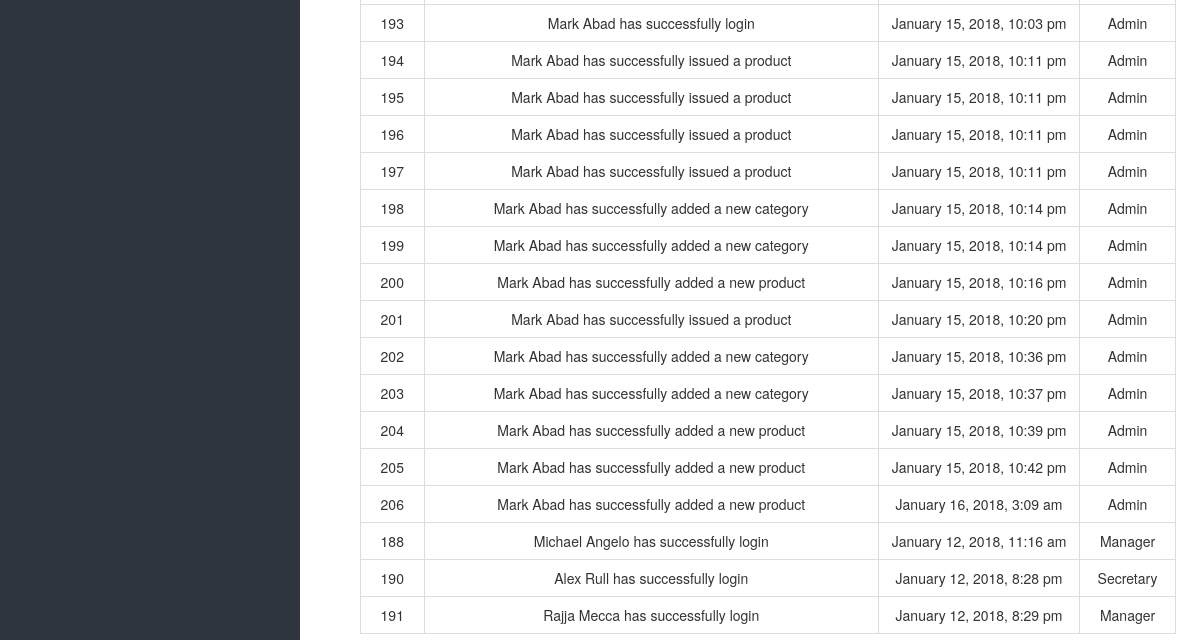
Before: /log_Activity.php (signed in, lower part) with the older database file.
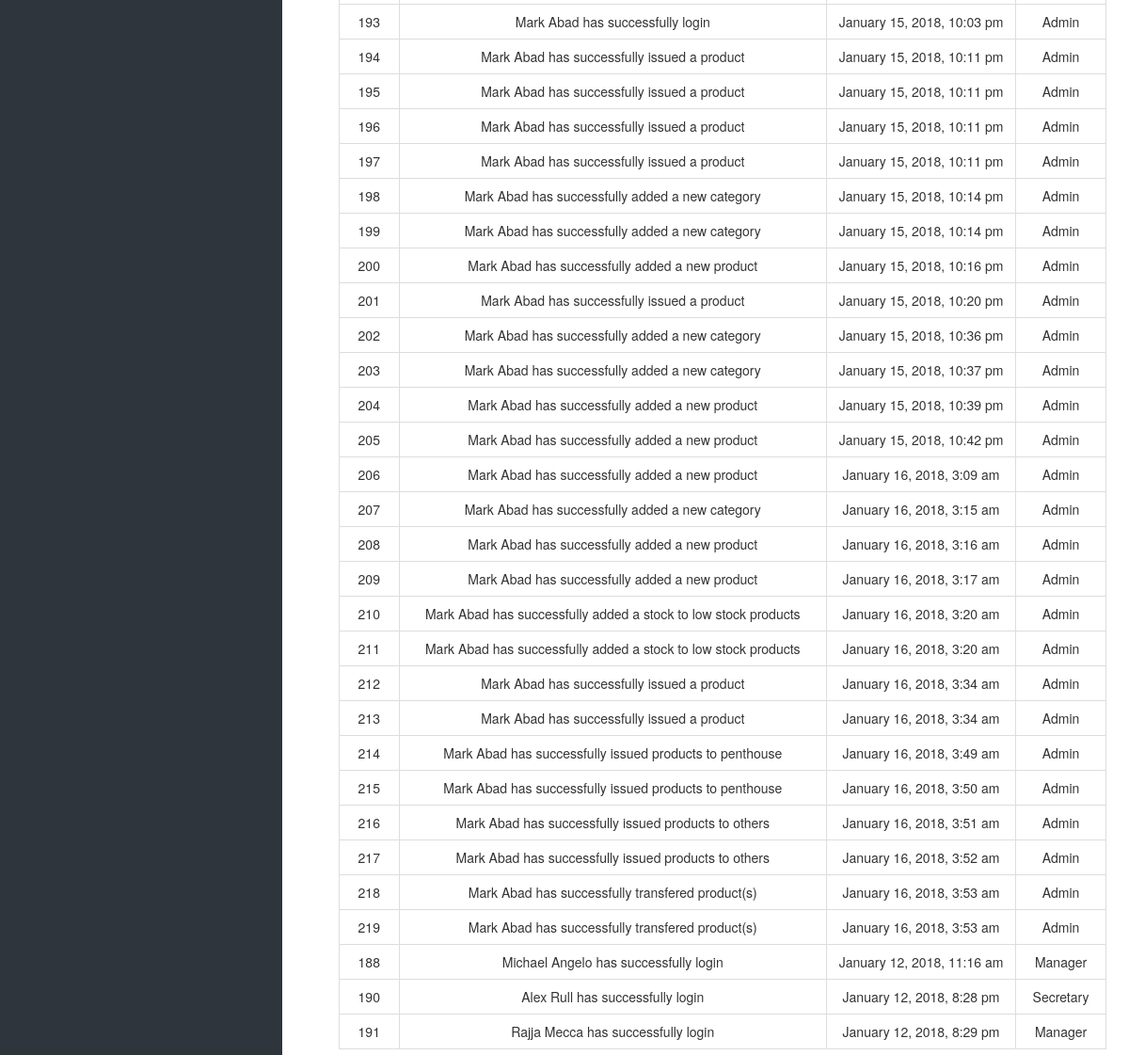
After: the same page with the newer database file.
### tables this page shows
CREATE TABLE IF NOT EXISTS `logs` (
  `logs_id` int(15) NOT NULL AUTO_INCREMENT,
  `issue_acnt` varchar(20) NOT NULL,
  `act_type` varchar(30) NOT NULL,
  `date_time` varchar(30) NOT NULL,
  `related_id` int(15) DEFAULT NULL,
  `remarks` varchar(65) NOT NULL,
  PRIMARY KEY (`logs_id`),
  KEY `acc_id_idx` (`issue_acnt`)
);

CREATE TABLE IF NOT EXISTS `accounts` (
  `acc_id` int(12) NOT NULL AUTO_INCREMENT,
  `username` varchar(15) NOT NULL,
  `first_name` varchar(20) NOT NULL,
  `last_name` varchar(20) NOT NULL,
  `password` varchar(128) NOT NULL,
  `email` varchar(50) NOT NULL,
  `contact_no` varchar(20) NOT NULL,
  `status` varchar(10) NOT NULL DEFAULT 'Disabled',
  `branch` varchar(50) DEFAULT NULL,
  `acctype` varchar(45) DEFAULT NULL,
  `security_key` varchar(45) DEFAULT NULL,
  PRIMARY KEY (`acc_id`)
);

### log_Activity.php (the view, shortened to what this page needs)
<!DOCTYPE html>
<html lang="en">
<head>
    <?php include('fragments/config.php') ?>
    <link rel="stylesheet" href="https://maxcdn.bootstrapcdn.com/bootstrap/3.3.7/css/bootstrap.min.css">
    <link href="src/css/datatables.css" rel="stylesheet">
    <link href="//maxcdn.bootstrapcdn.com/font-awesome/4.2.0/css/font-awesome.min.css" rel="stylesheet">
    <link href="src/css/sidebar.css" rel="stylesheet">
    <link href="src/css/custom.css" rel="stylesheet">
</head>
<body>
    <div class="nav-side-menu">
    </div>
    <div id="page-content-wrapper">
        <div class="containers">
            <?php
							$retrieve = ("SELECT * FROM logs INNER JOIN accounts ON logs.issue_acnt = accounts.username");
							$results = mysqli_query($db, $retrieve);
						?>
                <table id="datatables" class="table table-hover table-bordered dataTable" cellspacing="0" width="100%" role="grid" aria-describedby="myTable_info" style="width: 100%;">
                    <tbod y>
                        <?php
							foreach ($results as $data):
						?>
                            <tr>
								<td data-title="logs_id">
									<?php echo $data["logs_id"];?>
                                </td>
                                <td data-title="name">
									<?php echo $data["first_name"]." ".$data["last_name"]." ".$data["remarks"];  ?>
                                </td>
                                <td data-title="date_time">
                                    <?php echo $data["date_time"]; ?>
                                </td>
								<td data-title="cno">
                                    <?php echo $data["acctype"]; ?>
                                </td>
                            </tr>
                            <?php
							endforeach;
						?>
                </table>
        </div>
    </div>
</body>
</html>

Changed rows visible on the page:
added logs: logs_id "207", accounts.first_name "Mark", accounts.last_name "Abad", remarks "has successfully added a new category", date_time "January 16, 2018, 3:15 am", accounts.acctype "Admin"
added logs: logs_id "208", accounts.first_name "Mark", accounts.last_name "Abad", remarks "has successfully added a new product", date_time "January 16, 2018, 3:16 am", accounts.acctype "Admin"
added logs: logs_id "209", accounts.first_name "Mark", accounts.last_name "Abad", remarks "has successfully added a new product", date_time "January 16, 2018, 3:17 am", accounts.acctype "Admin"
added logs: logs_id "210", accounts.first_name "Mark", accounts.last_name "Abad", remarks "has successfully added a stock to low stock products", date_time "January 16, 2018, 3:20 am", accounts.acctype "Admin"
added logs: logs_id "211", accounts.first_name "Mark", accounts.last_name "Abad", remarks "has successfully added a stock to low stock products", date_time "January 16, 2018, 3:20 am", accounts.acctype "Admin"
added logs: logs_id "212", accounts.first_name "Mark", accounts.last_name "Abad", remarks "has successfully issued a product", date_time "January 16, 2018, 3:34 am", accounts.acctype "Admin"
added logs: logs_id "213", accounts.first_name "Mark", accounts.last_name "Abad", remarks "has successfully issued a product", date_time "January 16, 2018, 3:34 am", accounts.acctype "Admin"
added logs: logs_id "214", accounts.first_name "Mark", accounts.last_name "Abad", remarks "has successfully issued products to penthouse", date_time "January 16, 2018, 3:49 am", accounts.acctype "Admin"
added logs: logs_id "215", accounts.first_name "Mark", accounts.last_name "Abad", remarks "has successfully issued products to penthouse", date_time "January 16, 2018, 3:50 am", accounts.acctype "Admin"
added logs: logs_id "216", accounts.first_name "Mark", accounts.last_name "Abad", remarks "has successfully issued products to others", date_time "January 16, 2018, 3:51 am", accounts.acctype "Admin"
added logs: logs_id "217", accounts.first_name "Mark", accounts.last_name "Abad", remarks "has successfully issued products to others", date_time "January 16, 2018, 3:52 am", accounts.acctype "Admin"
added logs: logs_id "218", accounts.first_name "Mark", accounts.last_name "Abad", remarks "has successfully transfered product(s)", date_time "January 16, 2018, 3:53 am", accounts.acctype "Admin"
added logs: logs_id "219", accounts.first_name "Mark", accounts.last_name "Abad", remarks "has successfully transfered product(s)", date_time "January 16, 2018, 3:53 am", accounts.acctype "Admin"
